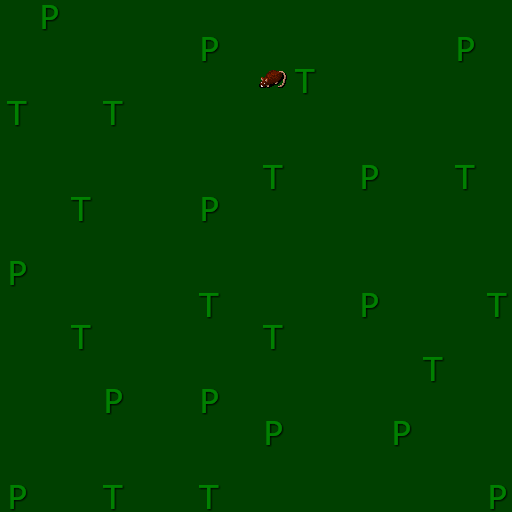

The image is a tile-based game level rendered from a .tmx file. Its description and complete source (layers, tilesets, objects, tile grids) follow:
An orthogonal 16x16 tile map with 32x32 px tiles, 4 tile layers (tiles, objects, items, monsters), 4 tilesets.

<map version="1.2" tiledversion="1.2.3" orientation="orthogonal" renderorder="right-down" width="16" height="16" tilewidth="32" tileheight="32" infinite="0" nextlayerid="5" nextobjectid="1">
 <properties>
  <property name="Level" type="int" value="1" />
  <property name="Name" value="Forest of Bears" />
 </properties>
 <tileset firstgid="1" source="../../elvion/tiles/tiles.tsx" />
 <tileset firstgid="7" source="../../elvion/objects/objects.tsx" />
 <tileset firstgid="20" source="../../elvion/items/items.tsx" />
 <tileset firstgid="23" source="../../elvion/monsters/monsters.tsx" />
 <layer id="1" name="tiles" width="16" height="16">
  <data encoding="csv">
2,2,2,2,2,2,2,2,2,2,2,2,2,2,2,2,
2,2,2,2,2,2,2,2,2,2,2,2,2,2,2,2,
2,2,2,2,2,2,2,2,2,2,2,2,2,2,2,2,
2,2,2,2,2,2,2,2,2,2,2,2,2,2,2,2,
2,2,2,2,2,2,2,2,2,2,2,2,2,2,2,2,
2,2,2,2,2,2,2,2,2,2,2,2,2,2,2,2,
2,2,2,2,2,2,2,2,2,2,2,2,2,2,2,2,
2,2,2,2,2,2,2,2,2,2,2,2,2,2,2,2,
2,2,2,2,2,2,2,2,2,2,2,2,2,2,2,2,
2,2,2,2,2,2,2,2,2,2,2,2,2,2,2,2,
2,2,2,2,2,2,2,2,2,2,2,2,2,2,2,2,
2,2,2,2,2,2,2,2,2,2,2,2,2,2,2,2,
2,2,2,2,2,2,2,2,2,2,2,2,2,2,2,2,
2,2,2,2,2,2,2,2,2,2,2,2,2,2,2,2,
2,2,2,2,2,2,2,2,2,2,2,2,2,2,2,2,
2,2,2,2,2,2,2,2,2,2,2,2,2,2,2,2
</data>
 </layer>
 <layer id="2" name="objects" width="16" height="16">
  <data encoding="csv">
0,19,0,0,0,0,0,0,0,0,0,0,0,0,0,0,
0,0,0,0,0,0,19,0,0,0,0,0,0,0,19,0,
0,0,0,0,0,0,0,0,0,11,0,0,0,0,0,0,
11,0,0,11,0,0,0,0,0,0,0,0,0,0,0,0,
0,0,0,0,0,0,0,0,0,0,0,0,0,0,0,0,
0,0,0,0,0,0,0,0,11,0,0,19,0,0,11,0,
0,0,11,0,0,0,19,0,0,0,0,0,0,0,0,0,
0,0,0,0,0,0,0,0,0,0,0,0,0,0,0,0,
19,0,0,0,0,0,0,0,0,0,0,0,0,0,0,0,
0,0,0,0,0,0,11,0,0,0,0,19,0,0,0,11,
0,0,11,0,0,0,0,0,11,0,0,0,0,0,0,0,
0,0,0,0,0,0,0,0,0,0,0,0,0,11,0,0,
0,0,0,19,0,0,19,0,0,0,0,0,0,0,0,0,
0,0,0,0,0,0,0,0,19,0,0,0,19,0,0,0,
0,0,0,0,0,0,0,0,0,0,0,0,0,0,0,0,
19,0,0,0,0,0,11,0,0,0,0,0,0,0,0,19
</data>
 </layer>
 <layer id="3" name="items" width="16" height="16">
  <data encoding="csv">
0,0,0,0,0,0,0,0,0,0,0,0,0,0,0,0,
0,0,0,0,0,0,0,0,0,0,0,0,0,0,0,0,
0,0,0,0,0,0,0,0,0,0,0,0,0,0,0,0,
0,0,0,0,0,0,0,0,0,0,0,0,0,0,0,0,
0,0,0,0,0,0,0,0,0,0,0,0,0,0,0,0,
0,0,0,0,0,0,0,0,0,0,0,0,0,0,0,0,
0,0,0,0,0,0,0,0,0,0,0,0,0,0,0,0,
0,0,0,0,0,0,0,0,0,0,0,0,0,0,0,0,
0,0,0,0,0,0,0,0,0,0,0,0,0,0,0,0,
0,0,0,0,0,0,0,0,0,0,0,0,0,0,0,0,
0,0,0,0,0,0,0,0,0,0,0,0,0,0,0,0,
0,0,0,0,0,0,0,0,0,0,0,0,0,0,0,0,
0,0,0,0,0,0,0,0,0,0,0,0,0,0,0,0,
0,0,0,0,0,0,0,0,0,0,0,0,0,0,0,0,
0,0,0,0,0,0,0,0,0,0,0,0,0,0,0,0,
0,0,0,0,0,0,0,0,0,0,0,0,0,0,0,0
</data>
 </layer>
 <layer id="4" name="monsters" width="16" height="16">
  <data encoding="csv">
0,0,0,0,0,0,0,0,0,0,0,0,0,0,0,0,
0,0,0,0,0,0,0,0,0,0,0,0,0,0,0,0,
0,0,0,0,0,0,0,0,24,0,0,0,0,0,0,0,
0,0,0,0,0,0,0,0,0,0,0,0,0,0,0,0,
0,0,0,0,0,0,0,0,0,0,0,0,0,0,0,0,
0,0,0,0,0,0,0,0,0,0,0,0,0,0,0,0,
0,0,0,0,0,0,0,0,0,0,0,0,0,0,0,0,
0,0,0,0,0,0,0,0,0,0,0,0,0,0,0,0,
0,0,0,0,0,0,0,0,0,0,0,0,0,0,0,0,
0,0,0,0,0,0,0,0,0,0,0,0,0,0,0,0,
0,0,0,0,0,0,0,0,0,0,0,0,0,0,0,0,
0,0,0,0,0,0,0,0,0,0,0,0,0,0,0,0,
0,0,0,0,0,0,0,0,0,0,0,0,0,0,0,0,
0,0,0,0,0,0,0,0,0,0,0,0,0,0,0,0,
0,0,0,0,0,0,0,0,0,0,0,0,0,0,0,0,
0,0,0,11,0,0,0,0,0,0,0,0,0,0,0,0
</data>
 </layer>
</map>
